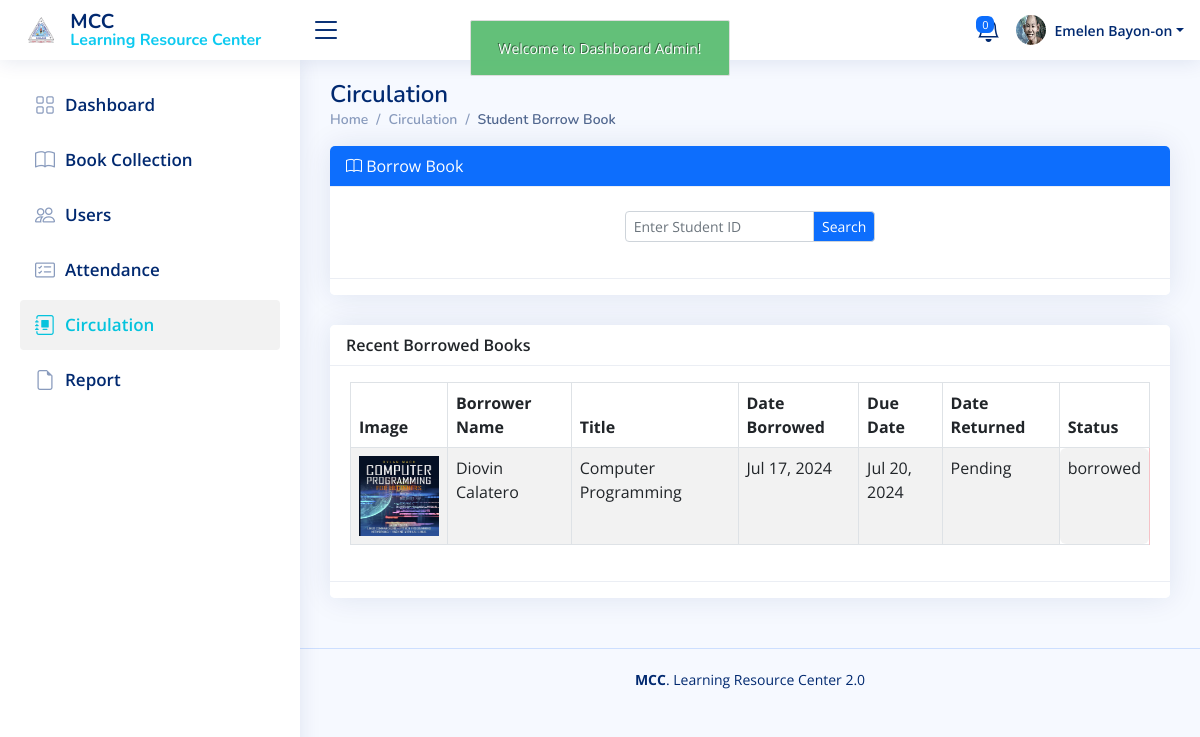
Before: /admin/circulation_borrow.php (signed in) with the older database file.
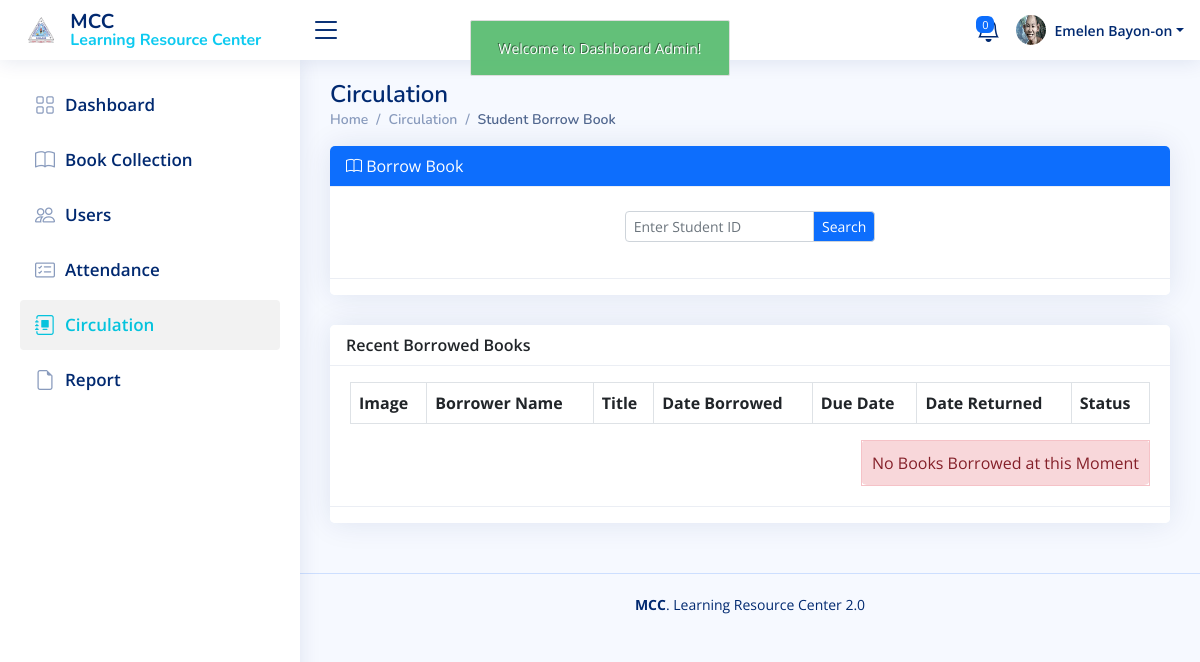
After: the same page with the newer database file.
### tables this page shows
CREATE TABLE `borrow_book` (
  `borrow_book_id` int(11) NOT NULL,
  `user_id` int(11) NOT NULL,
  `faculty_id` int(11) NOT NULL,
  `book_id` int(11) NOT NULL,
  `date_borrowed` datetime NOT NULL,
  `due_date` datetime NOT NULL,
  `date_returned` datetime NOT NULL,
  `borrowed_status` varchar(100) NOT NULL,
  `book_penalty` varchar(100) NOT NULL,
  `accession_number` varchar(255) NOT NULL
);

CREATE TABLE `book` (
  `book_id` int(11) NOT NULL,
  `call_number` varchar(50) NOT NULL,
  `accession_number` varchar(50) NOT NULL,
  `title` varchar(150) NOT NULL,
  `category_id` int(11) NOT NULL,
  `author` varchar(50) NOT NULL,
  `copyright_date` varchar(20) NOT NULL,
  `publisher` varchar(50) NOT NULL,
  `place_publication` varchar(50) NOT NULL,
  `isbn` varchar(50) NOT NULL,
  `barcode` varchar(50) NOT NULL,
  `book_image` varchar(100) NOT NULL,
  `date_added` datetime NOT NULL,
  `status` varchar(50) NOT NULL
);

CREATE TABLE `user` (
  `user_id` int(11) NOT NULL,
  `user_log_id` int(11) NOT NULL,
  `lastname` varchar(45) NOT NULL,
  `firstname` varchar(45) NOT NULL,
  `middlename` varchar(45) NOT NULL,
  `gender` varchar(20) NOT NULL,
  `course` varchar(45) NOT NULL,
  `address` varchar(100) NOT NULL,
  `cell_no` varchar(25) NOT NULL,
  `birthdate` varchar(45) NOT NULL,
  `email` varchar(50) NOT NULL,
  `year_level` varchar(45) NOT NULL,
  `student_id_no` varchar(45) NOT NULL,
  `password` varchar(255) NOT NULL,
  `cpassword` varchar(255) NOT NULL,
  `role_as` varchar(50) NOT NULL,
  `status` varchar(50) NOT NULL,
  `user_added` datetime NOT NULL,
  `qr_code` varchar(255) NOT NULL,
  `verify_token` varchar(255) NOT NULL,
  `token_used` tinyint(1) DEFAULT 0
);

### admin/circulation_borrow.php (the view, shortened to what the changed rows need)
<?php
include('authentication.php');
include('includes/header.php');
?>
<main id="main" class="main">
     <div class="pagetitle">
          <h1>Circulation</h1>
     </div>
     <section class="section ">
          <div class="row">
               <div class="col-lg-12">
                    <div class="card">
                         <div class="card-body">
                              <div class="table-responsive mt-3">
                                   <table id="myDataTable" cellpadding="0" cellspacing="0" border="0"
                                        class="table table-striped table-bordered" id="example">
                                        <thead>
                                             <tr>
                                                  <th>Image</th>
                                                  <th>Borrower Name</th>
                                                  <th>Title</th>
                                                  <th>Date Borrowed</th>
                                                  <th>Due Date</th>
                                                  <th>Date Returned</th>
                                                  <th>Status</th>
                                             </tr>
                                        </thead>
                                        <tbody>
                                             <?php
								$borrow_query = mysqli_query($con,"SELECT * FROM borrow_book
									LEFT JOIN book ON borrow_book.book_id = book.book_id
									LEFT JOIN user ON borrow_book.user_id = user.user_id
									WHERE borrowed_status = 'borrowed'
									ORDER BY borrow_book.borrow_book_id DESC");
								$borrow_count = mysqli_num_rows($borrow_query);
								while($borrow_row = mysqli_fetch_array($borrow_query)){
									$user_id = $borrow_row ['user_id'];
							?>
                                             <?php
                                                       if(isset($user_id))
                                                       {
                                                       ?>
                                             <tr>
                                                  <td>
                                                       <center>
                                                            <?php if($borrow_row['book_image'] != ""): ?>
                                                            <img src="../uploads/books_img/<?php echo $borrow_row['book_image']; ?>"
                                                                 alt="" width="80px" height="80px">
                                                            <?php else: ?>
                                                            <img src="../uploads/books_img/book_image.jpg" alt=""
                                                                 width="80px" height="80px">
                                                            <?php endif; ?>
                                                       </center>
                                                  </td>
                                                  <td style="text-transform: capitalize">
                                                       <?php echo $borrow_row['firstname']." ".$borrow_row['lastname']; ?>
                                                  </td>
                                                  <td style="text-transform: capitalize">
                                                       <?php echo $borrow_row['title']; ?></td>
                                                  <td><?php echo date("M d, Y",strtotime($borrow_row['date_borrowed'])); ?>
                                                  </td>
                                                  <td><?php echo date("M d, Y",strtotime($borrow_row['due_date'])); ?>
                                                  </td>
                                                  <td><?php echo ($borrow_row['date_returned'] == "0000-00-00 00:00:00") ? "Pending" : date("M d, Y h:m:s a",strtotime($borrow_row['date_returned'])); ?>
                                                  </td>
                                                  <?php
									if ($borrow_row['borrowed_status'] != 'borrowed') {
										echo "<td class='alert alert-success'>".$borrow_row['borrowed_status']."</td>";
									} else {
										echo "<td  class='alert alert-danger'>".$borrow_row['borrowed_status']."</td>";
									}
								?>
                                             </tr>
                                             <?php } }
							if ($borrow_count <= 0){
								echo '
									<table style="float:right;">
										<tr>
											<td style="padding:10px;" class="alert alert-danger">No Books Borrowed at this Moment</td>
										</tr>
									</table>
								';
							}
							?>
                                        </tbody>
                                   </table>
                              </div>
                         </div>
                    </div>
               </div>
          </div>
     </section>
</main>

Changed rows visible on the page:
removed borrow_book: book.book_image (picture), user.firstname "Diovin", user.lastname "Calatero", book.title "Computer Programming", date_borrowed "Jul 17, 2024", due_date "Jul 20, 2024", shows "Pending", borrowed_status "borrowed"
Other visible differences:
text now shown: "No Books Borrowed at this Moment"
